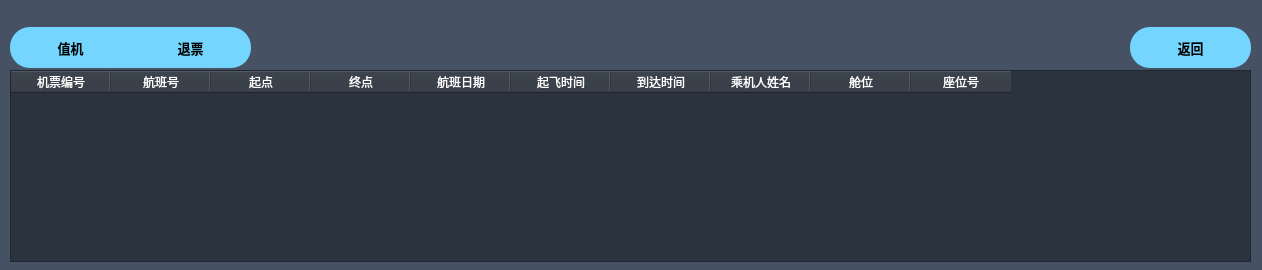
<?xml version="1.0" encoding="UTF-8"?>
<ui version="4.0">
 <class>orderInfo</class>
 <widget class="QWidget" name="orderInfo">
  <property name="geometry">
   <rect>
    <x>0</x>
    <y>0</y>
    <width>1262</width>
    <height>270</height>
   </rect>
  </property>
  <property name="windowTitle">
   <string>Form</string>
  </property>
  <property name="styleSheet">
   <string notr="true">background-color: rgb(71, 81, 100);</string>
  </property>
  <widget class="QTableWidget" name="tableWidget">
   <property name="geometry">
    <rect>
     <x>10</x>
     <y>70</y>
     <width>1241</width>
     <height>192</height>
    </rect>
   </property>
   <property name="styleSheet">
    <string notr="true">background-color: rgb(43, 51, 62);
color: rgb(255, 255, 255);</string>
   </property>
   <property name="editTriggers">
    <set>QAbstractItemView::NoEditTriggers</set>
   </property>
   <property name="selectionBehavior">
    <enum>QAbstractItemView::SelectRows</enum>
   </property>
   <column>
    <property name="text">
     <string>机票编号</string>
    </property>
   </column>
   <column>
    <property name="text">
     <string>航班号</string>
    </property>
   </column>
   <column>
    <property name="text">
     <string>起点</string>
    </property>
   </column>
   <column>
    <property name="text">
     <string>终点</string>
    </property>
   </column>
   <column>
    <property name="text">
     <string>航班日期</string>
    </property>
   </column>
   <column>
    <property name="text">
     <string>起飞时间</string>
    </property>
   </column>
   <column>
    <property name="text">
     <string>到达时间</string>
    </property>
   </column>
   <column>
    <property name="text">
     <string>乘机人姓名</string>
    </property>
   </column>
   <column>
    <property name="text">
     <string>舱位</string>
    </property>
   </column>
   <column>
    <property name="text">
     <string>座位号</string>
    </property>
   </column>
  </widget>
  <widget class="QPushButton" name="pushButton">
   <property name="geometry">
    <rect>
     <x>10</x>
     <y>27</y>
     <width>121</width>
     <height>41</height>
    </rect>
   </property>
   <property name="font">
    <font>
     <pointsize>10</pointsize>
     <weight>75</weight>
     <bold>true</bold>
    </font>
   </property>
   <property name="styleSheet">
    <string notr="true">#pushButton:!hover
{
background-color: rgb(116, 214, 255);
border-top-left-radius:20px;
border-bottom-left-radius:20px;
}
#pushButton:hover
{
background-color:rgb(85, 187, 138);
border-top-left-radius:20px;
border-bottom-left-radius:20px;
color:rgb(255, 255, 255);
}</string>
   </property>
   <property name="text">
    <string>值机</string>
   </property>
  </widget>
  <widget class="QPushButton" name="pushButton_2">
   <property name="geometry">
    <rect>
     <x>130</x>
     <y>27</y>
     <width>121</width>
     <height>41</height>
    </rect>
   </property>
   <property name="font">
    <font>
     <pointsize>10</pointsize>
     <weight>75</weight>
     <bold>true</bold>
    </font>
   </property>
   <property name="styleSheet">
    <string notr="true">#pushButton_2:!hover
{
background-color: rgb(116, 214, 255);
border-top-right-radius:20px;
border-bottom-right-radius:20px;
}
#pushButton_2:hover
{
background-color:rgb(85, 187, 138);
border-top-right-radius:20px;
border-bottom-right-radius:20px;
color:rgb(255, 255, 255);
}</string>
   </property>
   <property name="text">
    <string>退票</string>
   </property>
  </widget>
  <widget class="QPushButton" name="pushButton_3">
   <property name="geometry">
    <rect>
     <x>1130</x>
     <y>27</y>
     <width>121</width>
     <height>41</height>
    </rect>
   </property>
   <property name="font">
    <font>
     <pointsize>10</pointsize>
     <weight>75</weight>
     <bold>true</bold>
    </font>
   </property>
   <property name="styleSheet">
    <string notr="true">#pushButton_3:!hover
{
background-color: rgb(116, 214, 255);
border-radius:20px;
}
#pushButton_3:hover
{
background-color:rgb(85, 187, 138);
border-radius:20px;
color:rgb(255, 255, 255);
}</string>
   </property>
   <property name="text">
    <string>返回</string>
   </property>
  </widget>
 </widget>
 <resources/>
 <connections/>
</ui>
